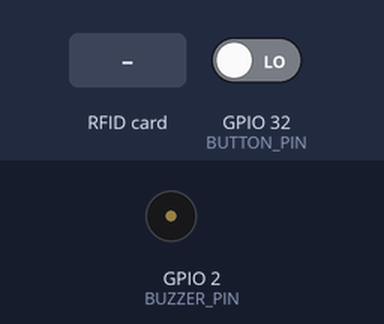
Recording of a sketch running on a simulated ESP32. Parts: buzzer (waves = sounding, pin HIGH). The inputs (shaded band) are chosen by the test bench; at power-on: GPIO 32 (BUTTON_PIN) LOW. WiFi joins after 1.5 s; servers stay silent unless stated; uploads are accepted with an empty reply; the local clock reads 2024-03-15 10:24:30 at power-on unless the sketch sets it; storage starts empty; EEPROM starts erased; what the sketch prints to the serial monitor is not drawn.

Above: at 3.0 s.
3.1 s: RFID card 5E 7A 19 C4 held to the reader
At 3.26 s:
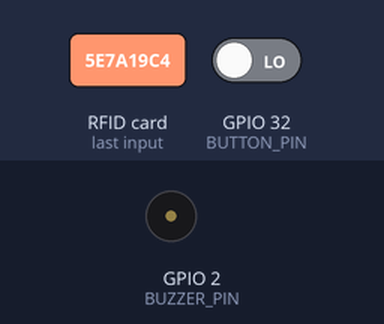
4.8 s: GPIO 32 (BUTTON_PIN) driven HIGH
At 5.0 s:
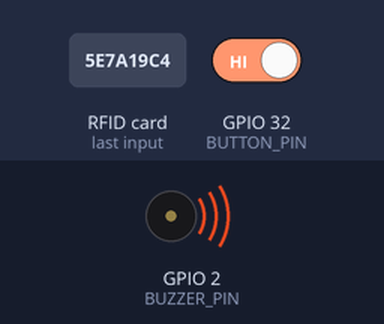
Timing chart, 0 to 7.8 s (numbered marks = the images above; inputs shaded):
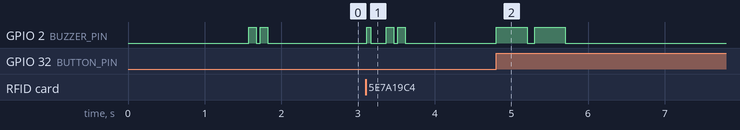

Measured:
- after the input at 3.1 s, GPIO 2 (BUZZER_PIN): goes HIGH 0.05 s, LOW 0.20 s, HIGH 0.10 s, LOW 0.05 s, HIGH 0.10 s, then LOW, starting at once
- after the input at 4.8 s, GPIO 2 (BUZZER_PIN): alternates HIGH for 0.40 s and LOW for 0.10 s, 4 changes in all, then stays LOW, starting at once

The sketch:

Attendly_v2.ino
```cpp
#include <WiFi.h>
#include <WiFiClientSecure.h>
#include <WebServer.h>
#include <Preferences.h>
#include <HTTPClient.h>
#include <SPI.h>
#include <MFRC522.h>
#include <Wire.h>
#include <RTClib.h>
#include <SPIFFS.h>
#include <ArduinoJson.h>
#include <time.h>

/**
 * ============================================================
 *  ATTENDLY FIRMWARE v2.3 (Production Ready)
 *  Features: Physical Config Switch, Offline Queue, RTC, NTP Sync
 * ============================================================
 */

// ================= PIN =================
#define SS_PIN     5
#define RST_PIN    4
#define BUZZER_PIN 2
#define BUTTON_PIN 32   // HIGH = Config Mode, LOW = Card Mode

// ================= OBJECTS =================
MFRC522 rfid(SS_PIN, RST_PIN);
RTC_DS3231 rtc;
Preferences preferences;
WebServer server(80);

// ================= STATE =================
bool AP_MODE = false;
String DEVICE_MAC = "";
String configDeviceName = "Attendly_Scanner";
String configSSID = "";
String configPass = "";
String configUrl = "https://finalv.onrender.com/api";
unsigned long lastSyncCheck = 0;
const unsigned long SYNC_INTERVAL = 30000;

// ================= NTP TIME =================
const char* ntpServer = "pool.ntp.org";
const long  gmtOffset_sec = 21600; // Bangladesh UTC+6
const int   daylightOffset_sec = 0;

void syncTimeWithNTP() {
  if (WiFi.status() != WL_CONNECTED) return;

  Serial.println("[Time] Syncing with NTP...");
  configTime(gmtOffset_sec, daylightOffset_sec, ntpServer);

  struct tm timeinfo;
  if (getLocalTime(&timeinfo)) {
    rtc.adjust(DateTime(timeinfo.tm_year + 1900, timeinfo.tm_mon + 1, timeinfo.tm_mday,
                         timeinfo.tm_hour, timeinfo.tm_min, timeinfo.tm_sec));
    Serial.println("[Time] RTC Synchronized with NTP");
  } else {
    Serial.println("[Time] NTP Sync Failed");
  }
}

// ================= BUZZER =================
void beep(int ms = 100) {
  digitalWrite(BUZZER_PIN, HIGH);
  delay(ms);
  digitalWrite(BUZZER_PIN, LOW);
}
void beepSuccess() { beep(100); delay(50); beep(100); }
void beepSavedLocal() { beep(50); }
void beepError() { beep(600); }

// ================= TIME =================
String getISO8601(DateTime dt) {
  char buf[25];
  sprintf(buf, "%04d-%02d-%02dT%02d:%02d:%02dZ",
          dt.year(), dt.month(), dt.day(),
          dt.hour(), dt.minute(), dt.second());
  return String(buf);
}

// ================= SPIFFS QUEUE MANAGEMENT =================
void saveToQueue(String uid, String timestamp) {
  DynamicJsonDocument doc(4096);
  File file = SPIFFS.open("/queue.json", FILE_READ);
  if (file) {
    deserializeJson(doc, file);
    file.close();
  } else {
    doc.to<JsonArray>();
  }

  JsonArray logs = doc.as<JsonArray>();
  JsonObject log = logs.createNestedObject();
  log["uid"] = uid;
  log["timestamp"] = timestamp;

  file = SPIFFS.open("/queue.json", FILE_WRITE);
  serializeJson(doc, file);
  file.close();
  Serial.printf("[SPIFFS] Saved to queue: %s\n", uid.c_str());
}

void syncLocalData() {
  if (WiFi.status() != WL_CONNECTED) return;
  if (!SPIFFS.exists("/queue.json")) return;

  File file = SPIFFS.open("/queue.json", FILE_READ);
  DynamicJsonDocument doc(8192);
  DeserializationError error = deserializeJson(doc, file);
  file.close();

  if (error || doc.as<JsonArray>().size() == 0) {
    SPIFFS.remove("/queue.json");
    return;
  }

  JsonArray logs = doc.as<JsonArray>();
  Serial.printf("[Sync] Attempting to sync %d records...\n", logs.size());

  DynamicJsonDocument payloadDoc(10240);
  payloadDoc["mac"] = DEVICE_MAC;
  payloadDoc["deviceName"] = configDeviceName;
  payloadDoc["logs"] = logs;

  String payload;
  serializeJson(payloadDoc, payload);

  HTTPClient http;
  WiFiClientSecure client;
  client.setInsecure();
  String url = configUrl;
  if (!url.endsWith("/sync")) {
    if (url.endsWith("/")) url += "sync";
    else url += "/sync";
  }

  http.begin(client, url);
  http.addHeader("Content-Type", "application/json");
  int code = http.POST(payload);

  if (code >= 200 && code < 300) {
    Serial.println("[Sync] Success! Queue cleared.");
    SPIFFS.remove("/queue.json");
    beepSuccess();
  } else {
    Serial.printf("[Sync] Failed (Code %d). Queue preserved.\n", code);
  }
  http.end();
}

// ================= REAL-TIME POST =================
bool postRealTime(String uid, String timestamp) {
  if (WiFi.status() != WL_CONNECTED) {
    Serial.println("[HTTP] WiFi Down.");
    return false;
  }

  DynamicJsonDocument doc(512);
  doc["mac"] = DEVICE_MAC;
  doc["deviceName"] = configDeviceName;
  doc["uid"] = uid;
  doc["timestamp"] = timestamp;

  String payload;
  serializeJson(doc, payload);

  HTTPClient http;
  WiFiClientSecure client;
  client.setInsecure();
  String url = configUrl;
  if (!url.endsWith("/attendance")) {
    if (url.endsWith("/")) url += "attendance";
    else url += "/attendance";
  }

  http.begin(client, url);
  http.addHeader("Content-Type", "application/json");
  http.setTimeout(8000);
  int code = http.POST(payload);

  bool success = (code >= 200 && code < 300);
  if (success) {
    Serial.println("[HTTP] Real-time success!");
    beepSuccess();
  } else {
    Serial.printf("[HTTP] Real-time failed (%d).\n", code);
  }
  http.end();
  return success;
}

// ================= CONFIG PORTAL =================
void handleRoot() {
  String html = "<html><head><meta name='viewport' content='width=device-width, initial-scale=1'>";
  html += "<style>body{font-family:sans-serif;padding:20px;background:#f4f7f6;} .card{background:white;padding:20px;border-radius:10px;box-shadow:0 2px 10px rgba(0,0,0,0.1);} input{width:100%;padding:10px;margin:10px 0;border:1px solid #ddd;border-radius:5px;} button{width:100%;padding:12px;background:#3498db;color:#fff;border:none;border-radius:5px;font-weight:bold;}</style>";
  html += "</head><body><div class='card'>";
  html += "<h2>Attendly Config</h2><p>MAC: " + DEVICE_MAC + "</p><form action='/save' method='POST'>";
  html += "Device Name:<br><input type='text' name='name' value='" + configDeviceName + "'>";
  html += "WiFi SSID:<br><input type='text' name='ssid' value='" + configSSID + "'>";
  html += "WiFi Pass:<br><input type='password' name='password' value=''>";
  html += "Server URL:<br><input type='text' name='url' value='" + configUrl + "'>";
  html += "<button type='submit'>Save & Restart</button></form></div></body></html>";
  server.send(200, "text/html", html);
}

void handleSave() {
  if (server.hasArg("name")) configDeviceName = server.arg("name");
  if (server.hasArg("ssid")) configSSID = server.arg("ssid");
  if (server.hasArg("password") && server.arg("password").length() > 0) configPass = server.arg("password");
  if (server.hasArg("url")) configUrl = server.arg("url");

  preferences.begin("attendly", false);
  preferences.putString("name", configDeviceName);
  preferences.putString("ssid", configSSID);
  preferences.putString("password", configPass);
  preferences.putString("url", configUrl);
  preferences.end();

  server.send(200, "text/plain", "Settings Saved. Please switch button to LOW to use.");
  delay(1000);
}

void startAPMode() {
  if (AP_MODE) return;
  AP_MODE = true;
  WiFi.mode(WIFI_AP);
  WiFi.softAP("Attendly_Setup", "");
  Serial.println("[AP] Mode Active: 192.168.4.1");
  beep(400); delay(100); beep(400);
  server.on("/", handleRoot);
  server.on("/save", HTTP_POST, handleSave);
  server.begin();
}

// ================= SETUP =================
void setup() {
  Serial.begin(115200);
  pinMode(BUZZER_PIN, OUTPUT);
  pinMode(BUTTON_PIN, INPUT_PULLDOWN);

  if (!SPIFFS.begin(true)) Serial.println("[SPIFFS] Mount Failed");

  preferences.begin("attendly", false);
  configDeviceName = preferences.getString("name", "Attendly_Scanner");
  configSSID = preferences.getString("ssid", "ImrajHossainAraf");
  configPass = preferences.getString("password", "123123123");
  configUrl = preferences.getString("url", "https://finalv.onrender.com/api");
  preferences.end();

  WiFi.mode(WIFI_STA);
  WiFi.setAutoReconnect(true);
  DEVICE_MAC = WiFi.macAddress();
  DEVICE_MAC.replace(":", "");
  Serial.print("[System] MAC: "); Serial.println(DEVICE_MAC);

  SPI.begin();
  rfid.PCD_Init();

  Wire.begin();
  if (rtc.begin()) {
    Serial.println("[RTC] Initialized");
    if (rtc.lostPower()) {
      Serial.println("[RTC] Power lost, sync required.");
    }
  } else {
    beepError();
  }

  // Only try connecting WiFi if not in Config Mode
  if (digitalRead(BUTTON_PIN) == LOW && configSSID != "") {
    WiFi.begin(configSSID.c_str(), configPass.c_str());
    Serial.print("[WiFi] Connecting to "); Serial.println(configSSID);

    int attempts = 0;
    while (WiFi.status() != WL_CONNECTED && attempts < 20) {
      delay(500); Serial.print(".");
      attempts++;
    }

    if (WiFi.status() == WL_CONNECTED) {
      Serial.println("\n[WiFi] Connected!");
      beepSuccess();
      syncTimeWithNTP(); // Sync RTC on boot
    } else {
      Serial.println("\n[WiFi] Connection Failed");
    }
  }
}

// ================= LOOP =================
void loop() {
  bool buttonState = digitalRead(BUTTON_PIN) == HIGH;

  if (buttonState) {
    if (!AP_MODE) startAPMode();
    server.handleClient();
    return;
  } else {
    if (AP_MODE) {
      Serial.println("[System] Exiting Config Mode... Restarting");
      delay(500); ESP.restart();
    }
  }

  // Periodic Sync & Time Sync (Only if WiFi connected)
  if (WiFi.status() == WL_CONNECTED && millis() - lastSyncCheck > SYNC_INTERVAL) {
    lastSyncCheck = millis();
    syncLocalData();
    // Hourly NTP Sync
    static unsigned long lastNTPSync = 0;
    if (millis() - lastNTPSync > 3600000) {
      syncTimeWithNTP();
      lastNTPSync = millis();
    }
  }

  // RFID Scan
  if (rfid.PICC_IsNewCardPresent() && rfid.PICC_ReadCardSerial()) {
    String uid = "";
    for (byte i = 0; i < rfid.uid.size; i++) {
      if (rfid.uid.uidByte[i] < 0x10) uid += "0";
      uid += String(rfid.uid.uidByte[i], HEX);
    }
    uid.toUpperCase();

    static String lastUID = "";
    static unsigned long lastScanTime = 0;
    if (uid == lastUID && millis() - lastScanTime < 3000) {
      rfid.PICC_HaltA(); rfid.PCD_StopCrypto1(); return;
    }
    lastUID = uid; lastScanTime = millis();

    DateTime now = rtc.now();
    String timestamp = getISO8601(now);

    beepSavedLocal();

    // Attempt Real-time Post First
    if (!postRealTime(uid, timestamp)) {
      // If failed, save to offline queue
      saveToQueue(uid, timestamp);
    }

    rfid.PICC_HaltA();
    rfid.PCD_StopCrypto1();
  }
}
```
